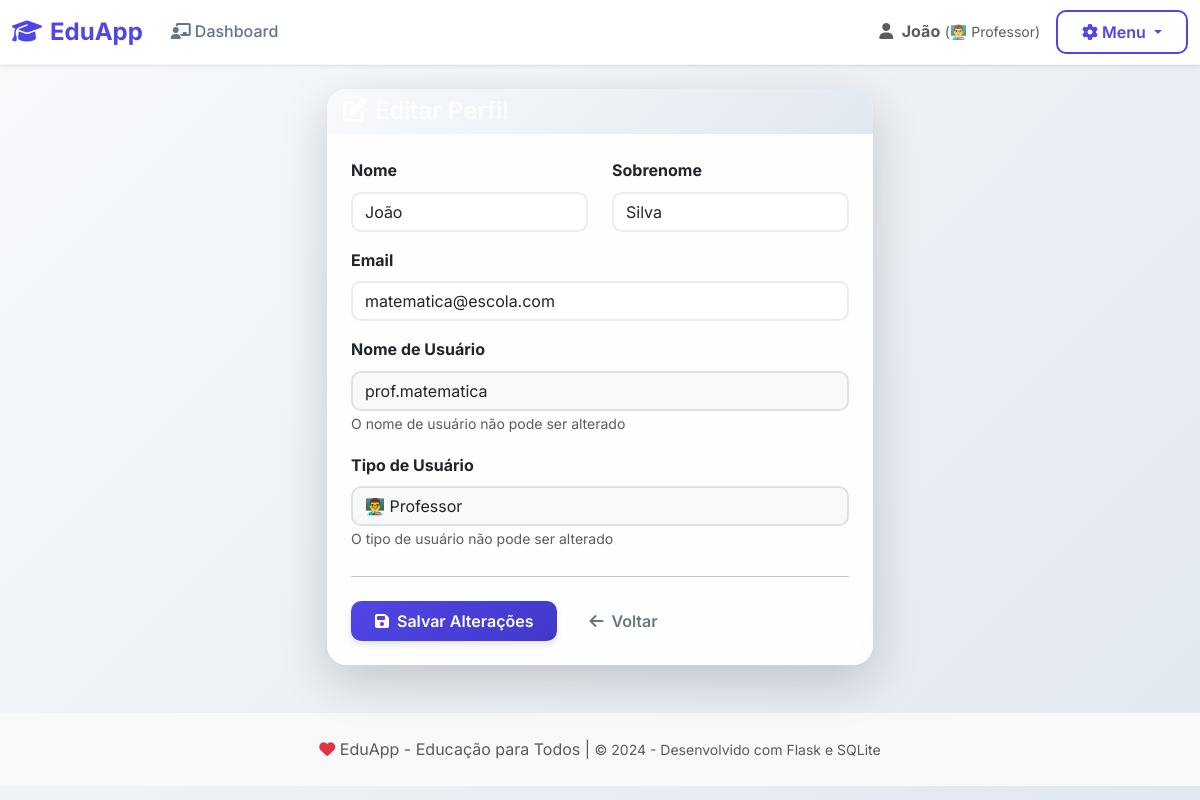
The page /profile/edit (signed in) on the database its author committed.
### tables this page shows
CREATE TABLE users (
                id INTEGER PRIMARY KEY AUTOINCREMENT,
                username TEXT UNIQUE NOT NULL,
                email TEXT UNIQUE NOT NULL,
                password_hash TEXT NOT NULL,
                first_name TEXT NOT NULL,
                last_name TEXT NOT NULL,
                user_type TEXT NOT NULL DEFAULT 'student',
                is_active BOOLEAN DEFAULT 1,
                created_at TIMESTAMP DEFAULT CURRENT_TIMESTAMP,
                updated_at TIMESTAMP DEFAULT CURRENT_TIMESTAMP
            );

### app.py (the view, shortened to what this page needs)
@app.route('/profile/edit', methods=['GET', 'POST'])
@login_required
def edit_profile():
    return render_template('edit_profile.html')

### app.py (called while the page is built)
@login_manager.user_loader
def load_user(user_id):
    db = get_db()
    return User.get_by_id(int(user_id), db)

def get_db():
    if 'db' not in g:
        g.db = sqlite3.connect('escola_para_todos.db')
        g.db.row_factory = sqlite3.Row
    return g.db

### models.py (called while the page is built)
    @property
    def is_active(self):
        return self._is_active

    @property
    def is_admin(self):
        return self.user_type == 'admin'

    @property
    def is_professor(self):
        return self.user_type == 'professor'

    @staticmethod
    def get_by_id(user_id, db):
        cur = db.cursor()
        cur.execute('''
            SELECT id, username, email, first_name, last_name, user_type, is_active, created_at, updated_at
            FROM users WHERE id = ?
        ''', (user_id,))
        user_data = cur.fetchone()
        cur.close()
        if user_data:
            return User(*user_data)
        return None

### templates/edit_profile.html (shortened to what this page needs)
{% extends "base.html" %}
{% block content %}
<div class="container">
    <div class="row justify-content-center">
        <div class="col-md-8 col-lg-6">
            <div class="card shadow-lg">
                <div class="card-header bg-primary text-white">
                    <h4 class="mb-0">
                        <i class="fas fa-edit me-2"></i>Editar Perfil
                    </h4>
                </div>
                <div class="card-body p-4">
                    <form method="POST" action="{{ url_for('edit_profile') }}">
                        <div class="row">
                            <div class="col-md-6 mb-3">
                                <label for="first_name" class="form-label fw-bold">Nome</label>
                                <input type="text" class="form-control" id="first_name" name="first_name"
                                       value="{{ current_user.first_name }}" required>
                            </div>
                            <div class="col-md-6 mb-3">
                                <label for="last_name" class="form-label fw-bold">Sobrenome</label>
                                <input type="text" class="form-control" id="last_name" name="last_name"
                                       value="{{ current_user.last_name }}" required>
                            </div>
                        </div>
                        <div class="mb-3">
                            <label for="email" class="form-label fw-bold">Email</label>
                            <input type="email" class="form-control" id="email" name="email"
                                   value="{{ current_user.email }}" required>
                        </div>
                        <div class="mb-3">
                            <label for="username" class="form-label fw-bold">Nome de Usuário</label>
                            <input type="text" class="form-control" id="username" name="username"
                                   value="{{ current_user.username }}" readonly>
                            <small class="text-muted">O nome de usuário não pode ser alterado</small>
                        </div>
                        <div class="mb-3">
                            <label for="user_type" class="form-label fw-bold">Tipo de Usuário</label>
                            <input type="text" class="form-control" id="user_type" name="user_type"
                                   value="{{ get_user_type_display(current_user.user_type) }}" readonly>
                            <small class="text-muted">O tipo de usuário não pode ser alterado</small>
                        </div>
                        <hr class="my-4">
                        <div class="d-flex gap-2">
                            <button type="submit" class="btn btn-primary">
                                <i class="fas fa-save me-2"></i>Salvar Alterações
                            </button>
                            <a href="{{ url_for('profile') }}" class="btn btn-outline-secondary">
                                <i class="fas fa-arrow-left me-2"></i>Voltar
                            </a>
                        </div>
                    </form>
                </div>
            </div>
        </div>
    </div>
</div>
{% endblock %}

### templates/base.html (shortened to what this page needs)
<!DOCTYPE html>
<html lang="pt-BR">
<head>
    <link href="https://cdn.jsdelivr.net/npm/bootstrap@5.3.0/dist/css/bootstrap.min.css" rel="stylesheet">
    <link href="https://cdnjs.cloudflare.com/ajax/libs/font-awesome/6.4.0/css/all.min.css" rel="stylesheet">
</head>
<body>
    <nav class="navbar navbar-expand-lg navbar-light sticky-top">
        <div class="container-fluid">
            <a class="navbar-brand" href="{{ url_for('splash') }}">
                <i class="fas fa-graduation-cap me-2"></i>EduApp
            </a>
            <div class="collapse navbar-collapse" id="navbarNav">
                <ul class="navbar-nav me-auto">
                    {% if current_user.is_authenticated %}
                    {% if current_user.is_admin %}
                    <li class="nav-item">
                        <a class="nav-link" href="{{ url_for('admin_dashboard') }}">
                            <i class="fas fa-tachometer-alt me-1"></i>Dashboard
                        </a>
                    </li>
                    <li class="nav-item">
                        <a class="nav-link" href="{{ url_for('admin_usuarios') }}">
                            <i class="fas fa-users me-1"></i>Usuários
                        </a>
                    </li>
                    <li class="nav-item">
                        <a class="nav-link" href="{{ url_for('admin_relatorios') }}">
                            <i class="fas fa-chart-bar me-1"></i>Relatórios
                        </a>
                    </li>
                    {% elif current_user.is_professor %}
                    <li class="nav-item">
                        <a class="nav-link" href="{{ url_for('professor_dashboard') }}">
                            <i class="fas fa-chalkboard-teacher me-1"></i>Dashboard
                        </a>
                    </li>
                    {% endif %}
                    {% endif %}
                </ul>
                <div class="d-flex align-items-center">
                    {% if current_user.is_authenticated %}
                    <div class="me-3 d-none d-md-block">
                        <span class="text-muted">
                            <i class="fas fa-user me-1"></i>
                            <strong>{{ current_user.first_name }}</strong>
                            <small class="text-muted">({{ get_user_type_display(current_user.user_type) }})</small>
                        </span>
                    </div>
                    <div class="dropdown">
                        <button class="btn btn-outline-primary dropdown-toggle" type="button" data-bs-toggle="dropdown">
                            <i class="fas fa-cog me-1"></i>Menu
                        </button>
                    </div>
                    {% endif %}
                </div>
            </div>
        </div>
    </nav>
    <main class="container-fluid my-4">
        {% block content %}
        {% endblock %}
    </main>
    <footer class="bg-light text-center text-muted py-4 mt-5">
        <div class="container">
            <p class="mb-0">
                <i class="fas fa-heart text-danger"></i>
                EduApp - Educação para Todos |
                <small>&copy; 2024 - Desenvolvido com Flask e SQLite</small>
            </p>
        </div>
    </footer>
</body>
</html>

### templates/base.html (style rules this page uses)
:root { --primary-color: #4f46e5; --primary-hover: #4338ca; --secondary-color: #64748b; --success-color: #10b981; --warning-color: #f59e0b; --danger-color: #ef4444; --info-color: #06b6d4; --light-bg: #f8fafc; --dark-bg: #1e293b; --border-radius: 12px; --shadow-sm: 0 1px 3px rgba(0, 0, 0, 0.1); --shadow-md: 0 4px 6px rgba(0, 0, 0, 0.1); --shadow-lg: 0 10px 15px rgba(0, 0, 0, 0.1); --transition: all 0.3s cubic-bezier(0.4, 0, 0.2, 1); }
* { box-sizing: border-box; }
body { font-family: 'Inter', -apple-system, BlinkMacSystemFont, 'Segoe UI', Roboto, sans-serif; background: linear-gradient(135deg, #f8fafc 0%, #e2e8f0 100%); min-height: 100vh; color: #334155; line-height: 1.6; }
.navbar { background: rgba(255, 255, 255, 0.95) !important; backdrop-filter: blur(10px); border-bottom: 1px solid rgba(148, 163, 184, 0.1); box-shadow: var(--shadow-sm); transition: var(--transition); }
.navbar-brand { font-weight: 700; font-size: 1.5rem; color: var(--primary-color) !important; text-decoration: none; }
.nav-link { font-weight: 500; color: var(--secondary-color) !important; border-radius: var(--border-radius); padding: 0.5rem 1rem; margin: 0 0.25rem; transition: var(--transition); position: relative; }
.btn { border-radius: var(--border-radius); font-weight: 500; padding: 0.5rem 1.5rem; transition: var(--transition); border: none; position: relative; overflow: hidden; }
.btn-primary { background: linear-gradient(135deg, var(--primary-color) 0%, var(--primary-hover) 100%); box-shadow: var(--shadow-md); }
.btn-outline-primary { border: 2px solid var(--primary-color); color: var(--primary-color); background: transparent; }
.card { border: none; border-radius: var(--border-radius); box-shadow: var(--shadow-md); transition: var(--transition); background: rgba(255, 255, 255, 0.9); backdrop-filter: blur(10px); }
.card-header { background: linear-gradient(135deg, #f8fafc 0%, #e2e8f0 100%); border-bottom: 1px solid rgba(148, 163, 184, 0.1); border-radius: var(--border-radius) var(--border-radius) 0 0 !important; font-weight: 600; }
.fade-in { animation: fadeIn 0.5s ease-in-out; }

### templates/edit_profile.html (style rules this page uses)
.card { border: none; border-radius: 20px; }
.card-header { border-radius: 20px 20px 0 0 !important; border: none; }
.form-control { border-radius: 10px; border: 2px solid #e9ecef; transition: all 0.3s ease; }
.form-control[readonly] { background-color: #f8f9fa; border-color: #dee2e6; }
.btn { border-radius: 10px; font-weight: 600; transition: all 0.3s ease; }

### rows shown on the page
users: first_name "João", user_type "👨‍🏫 Professor", last_name "Silva", email "matematica@escola.com", username "prof.matematica"
